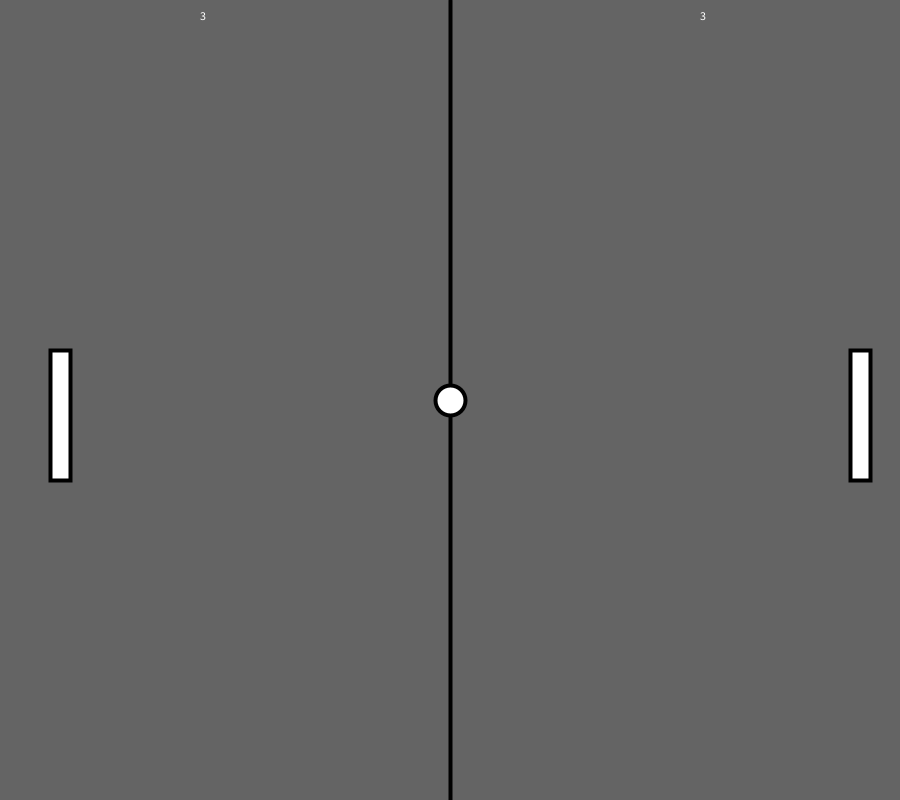
Frame 1 (no input)
Frame 60 (the mouse pressed at the canvas centre just before this capture): identical to frame 1, image omitted
Frame 120 (the mouse held since frame 60 and released just before this capture): identical to frame 1, image omitted

The Processing sketch that drew this single still picture (run headless with seeded random() and noise(); from frame 60 on, the mouse is pressed at the canvas centre):

// Processing sketch: processing_149413
// ── processing_149413.pde

int p1Lives=3;
int p2Lives=3;
int u=350;
int d=350;  //platform 2 location
int x = 450;  //starting ball location
int y = 400;  //starting ball location
//int e = 30; //ball size
//int f = 30; //ball size
boolean w = false; //use for w key
boolean s = false; 
boolean n = false;
boolean i = false;
boolean k = false;
boolean r = false;
int panelwide=20;
int panellength1=130;
int panellength2=130;
//int ballspeed = 5;
//int xspeed = -2; ///ball speed for x
//int yspeed = 5; ///ball speed for y

void setup() {
  size(900, 800);
  background(100);
  text(""+ p1Lives, 200, 20);
  text(""+ p2Lives, 700, 20);
  strokeWeight(4);
  line(450, 0, 450, 900);
  //platform1();
  // platform2();
  //ball();
}
void draw() {
  background(100);
  text(""+ p1Lives, 200, 20);
  text(""+ p2Lives, 700, 20);
  strokeWeight(4);
  line(450, 0, 450, 900);
  ball();
  platform1();
  platform2();
  GameCheck();
  GameReset();
   
}
void GameCheck() {
  if (p1Lives <= 0) {
    text("Player 2 wins", 415, 450);
     n=false;
    //x=450;
    //y=400;
    }
  
  if (p2Lives <= 0) {
    text("Player 1 wins", 415, 450);
     n=false;
    //x=450;
    //y=400;
    }
  
}

int xspeed = 5; ///ball speed for x
int yspeed = 5; ///ball speed for y
int leftside1= x-15;
int leftside2= y-15;
int rightside1= x+15;
int rightside2= y-15;
void ball() {
  //int xspeed = 5; ///ball speed for x
  //int yspeed = 5; ///ball speed for y
  int e = 30;
  int f = 30;
  ellipse(x, y, e, f);
  if (n==true) {
    x = x - xspeed;
    y = y + yspeed;
  }
  if (x<=0) {
    p1Lives--;
    x=450;
    y=400;
    xspeed = xspeed * -1;
    yspeed = 5;
  }
  if (x>=900) {
    p2Lives--;
    x=450;
    y=400;
    xspeed = xspeed * -1;
    yspeed = 5;
    }
  
  if (y <= 0) {
    yspeed = yspeed* -1;
    //if(yspeed <= 5){
    yspeed= yspeed+1; //increase speed each time hit wall
    //}
   // print(yspeed);
  }
  if (y >= 800) {
    yspeed = yspeed*-1;
    //if(yspeed <= 1){
    yspeed = yspeed-1; // increase speed each time hit wall
    //}
  }
  if ((x >= 850)  && ( x <= 860) && (y >= u) && (y <= u+130)) {
    xspeed = xspeed * -1;
    
    //yspeed = yspeed + 1;
    //panellength2= panellength2-5;
    }
  if ((x <= 70 ) && (x > 60) && (y >= d) && (y <= d+130)) {
    xspeed = xspeed * -1;
    
    //yspeed = yspeed + 1;
    //panellength1= panellength1 -5;
  }

  
  
}  
//int platTOP =
//int platBOT =u + 130;
void platform1() {
  rect(850, u, panelwide, panellength2);
  if (u <= 0) {
    u=0;
  }
  if (u>= 670) {
    u=670;
  }
  if ( i==true) {
    u=u-13;
  }
  if ( k==true) {
    u=u+13;
  }
}

void platform2() {
  //int d = 350;
  rect(50, d, panelwide, panellength1);
  if (d <= 0) {
    d=0;
  }
  if (d>= 670) {
    d=670;
  }
  if ( w==true) {
    d=d-13;
  }
  if ( s==true) {
    d=d+13;
  }
}
void GameReset(){
  if( r == true){
  p1Lives=3;
  p2Lives=3;
  n=false;
  x = 450;
  y = 400;
  yspeed = 5;
  }
}
  
void keyPressed() {
  if (key == 'W' || key == 'w') {
    w=true;
    //d=d+50;
  }
  if (key == 'S' || key == 's') {
    s=true;
    // d=d+50;
  }
  if (key == 'N' || key == 'n') {
    n=true;
  }
  if (key == 'I' || key == 'i'){
    i=true;
  }
  if(key=='K' || key == 'k'){
    k=true;
  }
  if(key== 'R' || key == 'r'){
    r=true;
  }
}
void keyReleased() {
  if (key == 'w' || key == 'W') {
    w=false;
  }
  if (key == 's' || key == 'S') {
    s=false;
  }
  if (key == 'N' || key == 'n') {
    //n=false;
  }
  if(key == 'I' || key == 'i'){
    i=false;
  }
  if(key == 'K' || key == 'k'){
    k=false;
  }
  if(key == 'R' || key == 'r'){
    r=false;
  }
}
